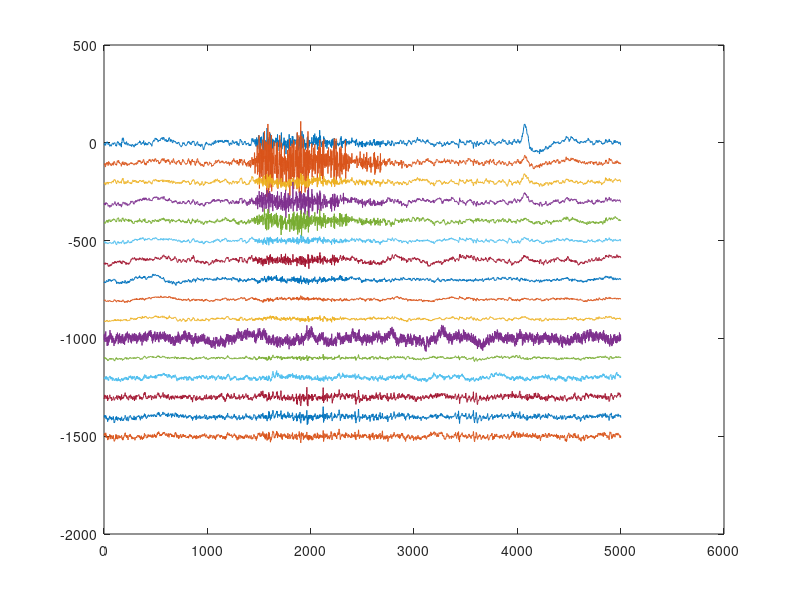

MATLAB code for this plot: (Note: this script raises an error after producing the figure.)

%**************************************************************************
%
% demo.m
%
%   This demo file will load some example EEG data containing a period of
% EMG and a blink artefact. It will then use Fully automated and Online
% artifact Removal for brain-Computer interfacing (FORCe) to remove these
% artifacts, while preserving uncontaminated portions of the data.
%
% Author: Ian Daly, 2014
% Note:     Adapted by Johanna Wagner to adjust window size and data length, 2014
%           
%**************************************************************************

clear all;

% Load some demonstration EEG data.
disp( 'Loading data...' );
data = load( 'EEG_example.mat' );
EEG_raw = data.EEG_raw; % EEG data (10s)
fs = data.fs;           % Sample rate (500Hz)
chans = data.chans;     % EEG channel locations, normally loaded via the 
                        % 'readlocs' function in EEGlab.

% Plot it.
disp( 'Plotting raw data...' );
h = figure(1);
clf;
for chNo = 1:size( EEG_raw,2 ),
    plot( EEG_raw(:,chNo)-((chNo-1)*100) );
    hold on;
end
hold off;

% Use the FORCe to clean data.
disp( 'Use the FORCe...' );

windowLength = (1.0*fs);
N = windowLength*10;     % 10s of data, so 9 window positions.

useAcc = 0;             % We don't have accelerometer data.

EEG_clean = [];

for windowPosition = 1:windowLength:N,
    
    window = windowPosition:(windowPosition+windowLength)-1;
    
    % Use FORCe...
    tic;
    [cleanEEG] = FORCe( EEG_raw(window,:)', fs, chans, useAcc );
    disp(['Time taken to clean 1s EEG = ' num2str(toc) 's.']);
    
    % Put together the cleaned EEG time series.
    EEG_clean = [EEG_clean cleanEEG];
    
end

EEG_clean = EEG_clean';

% Plot clean EEG.
disp( 'Plotting clean EEG...' );
h = figure(2);
clf;
for chNo = 1:size( EEG_clean,2 ),
    plot( EEG_clean(:,chNo)-((chNo-1)*100) , 'r');
    hold on;
end
hold off;